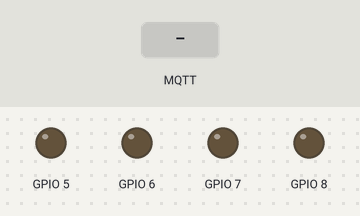
A sketch run on a simulated ESP32-S3. Parts: output pins drawn as LEDs (lit = HIGH). The test bench sets the inputs (shaded band). WiFi joins after 1.5 s; servers stay silent unless stated; storage starts empty; random numbers use the default seed unless the sketch sets one; no MQTT or app messages arrive unless stated; what the sketch prints to the serial monitor is not drawn.

Above: at 2.8 s.
2.9 s: MQTT message "0" arrives on the first subscribed topic
At 3.05 s:
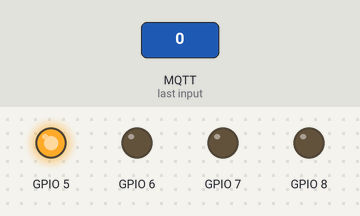
4.7 s: MQTT message "1" arrives on the first subscribed topic
At 4.85 s:
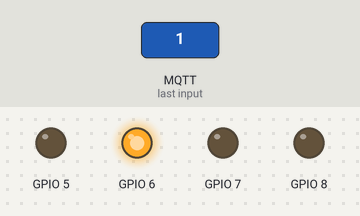
6.5 s: MQTT message "2" arrives on the first subscribed topic
At 11.0 s:
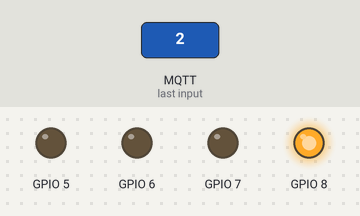
11.3 s: MQTT message "0" arrives on the first subscribed topic
At 11.45 s:
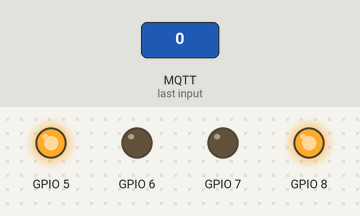
13.1 s: MQTT message "1" arrives on the first subscribed topic
At 13.25 s:
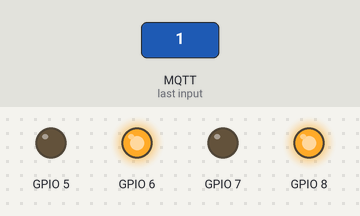
14.9 s: MQTT message "2" arrives on the first subscribed topic
At 15.05 s:
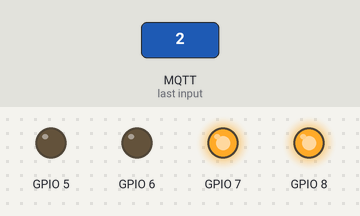
Timing chart, 0 to 17.7 s (numbered marks = the images above; inputs shaded):
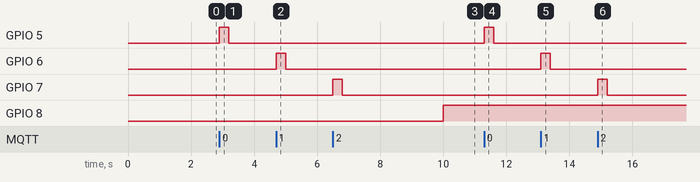

Measured:
- after the input at 2.9 s, GPIO 5: LOW → HIGH at once, → LOW 0.30 s later
- after the input at 4.7 s, GPIO 6: LOW → HIGH at once, → LOW 0.30 s later
- after the input at 6.5 s, GPIO 7: LOW → HIGH at once, → LOW 0.30 s later
- after the input at 11.3 s, GPIO 5: LOW → HIGH at once, → LOW 0.30 s later
- after the input at 13.1 s, GPIO 6: LOW → HIGH at once, → LOW 0.30 s later
- after the input at 14.9 s, GPIO 7: LOW → HIGH at once, → LOW 0.30 s later

The sketch:

v5.ino
```cpp
#include <ArduinoJson.h>
//#include <ESP8266WiFi.h>-8266
//#include <FS.h>--8266
#include <SPIFFS.h>
#include <WiFi.h>
#include <WiFiManager.h>
#include <PubSubClient.h>
#include <DHT12.h>
#include <RCSwitch.h>
DHT12 dht12;
RCSwitch mySwitch = RCSwitch();
int toggleState_1;
unsigned long time1 = 0;
char mqtt_server[40];
char mqtt_port[6];
char api_token[34] = "YOUR_API_TOKEN";
StaticJsonDocument<192> doc;

//flag for saving data
bool shouldSaveConfig = false;

//callback notifying us of the need to save config
void saveConfigCallback() {
  Serial.println("Should save config");
  shouldSaveConfig = true;
}


void callback(char* topic, byte* payload, unsigned int length) {
  String myString = String(topic);
  if (myString == "test/topic") {
    if ((char)payload[0] == '0') {
      digitalWrite(5, HIGH);
      delay(300);
      digitalWrite(5, LOW);
      SendCm("0");
    }
    if ((char)payload[0] == '1') {
      digitalWrite(6, HIGH);
      delay(300);
      digitalWrite(6, LOW);
      SendCm("1");
    }
    if ((char)payload[0] == '2') {
      digitalWrite(7, HIGH);
      delay(300);
      digitalWrite(7, LOW);
      SendCm("2");
    }
    if ((char)payload[0] == '3' || (char)payload[0] == '4') {
      //btn1
      Serial.println("Button 1 : 5592323");
      mySwitch.send(5592323, 24);
    }
    if ((char)payload[0] == '5' || (char)payload[0] == '6') {
      //btn2
      mySwitch.send(5592332, 24);
      Serial.println("Button  2: 5592332");
    }
    if ((char)payload[0] == '7' || (char)payload[0] == '8') {
      //btn3
      mySwitch.send(5592335, 24);
      Serial.println("Button 3: 5592335");
    }
    if ((char)payload[0] == '9' || (char)payload[0] == 'a') {
      //btn4
      mySwitch.send(5592368, 24);
      Serial.println("Button  4: 5592368");
    }
  }
}


WiFiClient espClient;
PubSubClient client(espClient);


void setup() {
  Serial.begin(9600);
  dht12.begin();
  //delay(180000);

  if (SPIFFS.begin()) {
    Serial.println("mounted file system");
    if (SPIFFS.exists("/config.json")) {
      //file exists, reading and loading
      Serial.println("reading config file");
      File configFile = SPIFFS.open("/config.json", "r");
      if (configFile) {
        Serial.println("opened config file");
        size_t size = configFile.size();
        // Allocate a buffer to store contents of the file.
        std::unique_ptr<char[]> buf(new char[size]);

        configFile.readBytes(buf.get(), size);

#if defined(ARDUINOJSON_VERSION_MAJOR) && ARDUINOJSON_VERSION_MAJOR >= 6
        DynamicJsonDocument json(1024);
        auto deserializeError = deserializeJson(json, buf.get());
        serializeJson(json, Serial);
        if (!deserializeError) {
#else
        DynamicJsonBuffer jsonBuffer;
        JsonObject& json = jsonBuffer.parseObject(buf.get());
        json.printTo(Serial);
        if (json.success()) {
#endif
          Serial.println("\nparsed json");
          strcpy(mqtt_server, json["mqtt_server"]);
          strcpy(mqtt_port, json["mqtt_port"]);
          strcpy(api_token, json["api_token"]);
        } else {
          Serial.println("failed to load json config");
        }
        configFile.close();
      }
    }
  } else {
    Serial.println("failed to mount FS");
  }

  WiFiManagerParameter custom_mqtt_server("server", "mqtt server", mqtt_server, 40);
  WiFiManagerParameter custom_mqtt_port("port", "mqtt port", mqtt_port, 6);
  WiFiManagerParameter custom_api_token("apikey", "API token", api_token, 32);


  //WiFi.mode(WIFI_STA);  // explicitly set mode, esp defaults to STA+AP
  WiFiManager wifiManager;
  wifiManager.setSaveConfigCallback(saveConfigCallback);
  wifiManager.addParameter(&custom_mqtt_server);
  wifiManager.addParameter(&custom_mqtt_port);
  wifiManager.addParameter(&custom_api_token);

  // Thử kết nối lại 5 lần, mỗi lần cách nhau một khoảng
  wifiManager.setConnectRetries(5);
  // Mỗi lần thử đợi tối đa 20 giây
  wifiManager.setConnectTimeout(30);
  // Nếu sau 5 lần thử (khoảng hơn 1 phút) mà vẫn tạch,
  // thì phát AP cấu hình trong 60 giây rồi restart tìm lại từ đầu
  wifiManager.setConfigPortalTimeout(180);

  bool res;
  res = wifiManager.autoConnect("Thanh Trang Electronic", "");
  if (!res) {
    ESP.restart();
  }

  strcpy(mqtt_server, custom_mqtt_server.getValue());
  strcpy(mqtt_port, custom_mqtt_port.getValue());
  strcpy(api_token, custom_api_token.getValue());
  Serial.println("The values in the file are: ");
  Serial.println("\tmqtt_server : " + String(mqtt_server));
  Serial.println("\tmqtt_port : " + String(mqtt_port));
  Serial.println("\tapi_token : " + String(api_token));
  if (shouldSaveConfig) {
    Serial.println("saving config");
#if defined(ARDUINOJSON_VERSION_MAJOR) && ARDUINOJSON_VERSION_MAJOR >= 6
    DynamicJsonDocument json(1024);
#else
    DynamicJsonBuffer jsonBuffer;
    JsonObject& json = jsonBuffer.createObject();
#endif
    json["mqtt_server"] = mqtt_server;
    json["mqtt_port"] = mqtt_port;
    json["api_token"] = api_token;

    File configFile = SPIFFS.open("/config.json", "w");
    if (!configFile) {
      Serial.println("failed to open config file for writing");
    }

#if defined(ARDUINOJSON_VERSION_MAJOR) && ARDUINOJSON_VERSION_MAJOR >= 6
    serializeJson(json, Serial);
    serializeJson(json, configFile);
#else
    json.printTo(Serial);
    json.printTo(configFile);
#endif
    configFile.close();
    //end save
  }


  pinMode(5, OUTPUT);
  pinMode(6, OUTPUT);
  pinMode(7, OUTPUT);
  pinMode(8, OUTPUT);
  mySwitch.enableTransmit(4);

  client.setServer(mqtt_server, atoi(mqtt_port));
  client.setCallback(callback);

  String str = "Arduino start :" + String(random(0xffff), HEX);
  if (client.connect(str.c_str(), "thanhcom", "laodaicaha")) {
    client.setKeepAlive(300);
    client.subscribe("test/topic");
  }
}

void loop() {
  if ((unsigned long)(millis() - time1) > 10000) {
    digitalWrite(8, !digitalRead(8));

    //Json Process
    doc["sensor"] = "8266 Sensor";

    JsonArray data = doc.createNestedArray("data");
    data[0]["temp"] = random(0xff);
    data[1]["humi"] = random(0xff);
    data[2]["rssid"] = random(0xff);

   // data[0]["temp"] = dht12.readTemperature();
   // data[1]["humi"] = dht12.readHumidity();
   // data[2]["rssid"] = WiFi.RSSI();
    String jsonString;
    serializeJson(doc, jsonString);
    client.publish("blynk/sensor", jsonString.c_str());
    //client.publish("blynk/rssid", String(WiFi.RSSI()).c_str());
    //client.publish("blynk/temp", String(dht12.readTemperature()).c_str());
    //client.publish("blynk/humi", String(dht12.readHumidity()).c_str());
    //client.publish("blynk/checkstatus", String(random(0xffff)).c_str());
    time1 = millis();
  }
  if (time1 < 0) {
    time1 = millis();
  }

  //Blynk.run();
  if (WiFi.status() != WL_CONNECTED) {
    delay(50000);
    ESP.restart();
  }

  if (!client.connected()) {
    reconnect();
  }
  client.loop();
}

void reconnect() {
  // Loop until we're reconnected
  while (!client.connected()) {
    String clientId = "ESP8266Client-";
    clientId += String(random(0xffff), HEX);
    // Attempt to connect
    if (client.connect(clientId.c_str(), "thanhcom", "laodaicaha")) {
      client.setKeepAlive(300);
      client.subscribe("test/topic");
    } else {
      // Wait 5 seconds before retrying
      delay(5000);
    }
  }
}

void SendCm(String str) {
  //client.publish("blynk/cm", str.c_str());
  client.publish("test/topic1", str.c_str());
}
```
